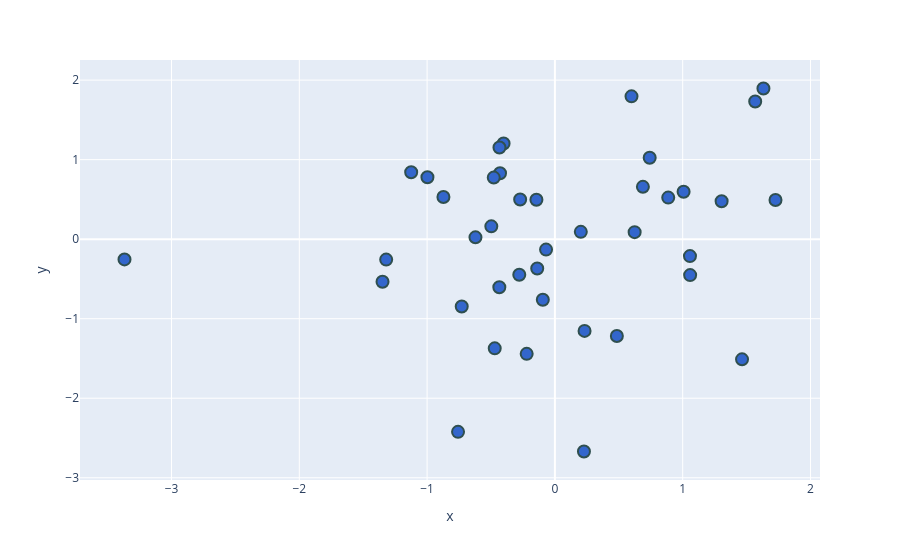

Notebook code cell kept with this figure:
### Code cell
new_df['target']=new_df['target'].astype('str')
fig = px.scatter(x=new_df['pc1'],
                y =new_df['pc2'],
                color_discrete_sequence=px.colors.qualitative.G10)

fig.update_traces(marker = dict(size=12,line=dict(width=2,color='DarkslateGrey')),
                  selector=dict(mode='markers'))

fig.show()

### Figure 1 — Plotly figure (JSON) as saved in the notebook; plotly's stock layout.template omitted (floating-point values rounded to 4 significant figures)
{"data": [{"hovertemplate": "x=%{x}<br>y=%{y}<extra></extra>", "legendgroup": "", "marker": {"color": "#3366CC", "line": {"color": "DarkslateGrey", "width": 2}, "size": 12, "symbol": "circle"}, "mode": "markers", "name": "", "orientation": "v", "showlegend": false, "type": "scatter", "x": [0.5994, 1.057, -0.2719, -0.6216, 1.567, -1.32, -0.4708, -0.4015, -0.4337, 0.2273, 1.007, 1.726, -0.4294, 0.8867, -0.8722, -3.368, 0.6886, -0.4784, 1.305, -0.729, -0.06918, 0.4848, 1.058, 0.7417, 0.2028, -0.7579, -0.1383, -0.2208, -1.125, -0.4348, 0.2321, 1.464, -1.349, -0.2787, 1.632, -0.1446, 0.624, -0.9974, -0.4975, -0.09456], "xaxis": "x", "y": [1.796, -0.2127, 0.4982, 0.02311, 1.731, -0.257, -1.373, 1.203, 1.153, -2.67, 0.596, 0.4925, 0.8293, 0.5227, 0.5307, -0.2546, 0.6581, 0.7744, 0.4766, -0.8465, -0.131, -1.218, -0.452, 1.024, 0.09181, -2.423, -0.3684, -1.442, 0.8422, -0.6038, -1.153, -1.511, -0.5361, -0.4476, 1.895, 0.4949, 0.08837, 0.7789, 0.1614, -0.7616], "yaxis": "y"}], "layout": {"legend": {"tracegroupgap": 0}, "margin": {"t": 60}, "xaxis": {"anchor": "y", "domain": [0, 1], "title": {"text": "x"}}, "yaxis": {"anchor": "x", "domain": [0, 1], "title": {"text": "y"}}}}
